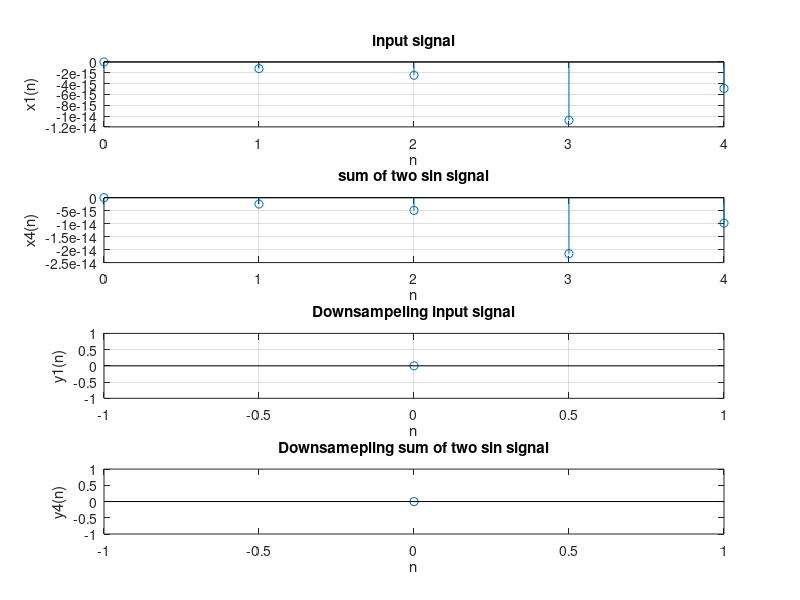

This figure's MATLAB source: (Note: this script raises an error after producing the figure.)
clc
clear all;
N=input('enter length of sequence=');
n=0:N-1;        % for plotting

f1=input('enter normalised frequency1:');
x1=sin(2*pi*f1*n);

f2=input('enter normalised frequency2:');
f3=input('enter normalised frequency3:');
x2=sin(2*pi*f2*n);
x3=sin(2*pi*f3*n);

x4=sin(2*pi*f2*n)+sin(2*pi*f3*n);

M=input('enter Downsamplimng factor');

y1=downsample(x1,M);
L1=length(y1);
y4=downsample(x4,M);
L4=length(y1);
subplot(4,1,1)
stem(n,x1(1:N));
xlabel('n');
ylabel('x1(n)')
title('input signal');
grid on;
subplot(4,1,2)
stem(0:N-1,x4(1:N));
xlabel('n');
ylabel('x4(n)');
title('sum of two sin signal');
grid on;
subplot(4,1,3)
stem(0:L1-1,y1(1:L1));
xlabel('n');
ylabel('y1(n)');
title('Downsampeling input signal');
grid on;
subplot(4,1,4)
stem(0:L4-1,y4(1:L4));
xlabel('n');
ylabel('y4(n)');
title('Downsamepling sum of two sin signal');
sgtitle('Puneet Gupta 102115215')
grid on;